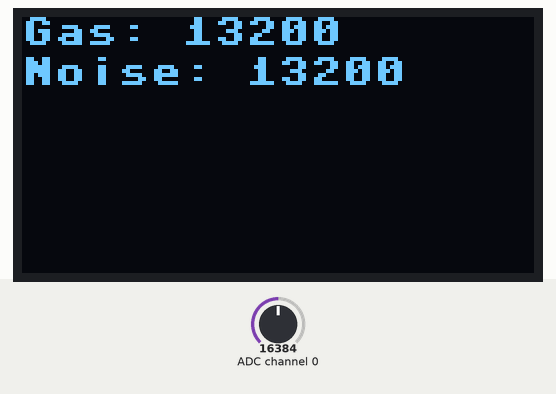
This program was run on a simulated MicroPython board. Shown: 128×64 one-colour display. Inputs (shaded band) come from the test bench; at power-on: ADC channel 0 = 16384 (analog values on the 0–32767 scale). WiFi joins after 1.5 s; library files of the repository ran but are not shown: bme280.py, tsl2561.py; what the program prints to the serial console is not drawn.

Above: at 2.8 s.
2.9 s: ADC channel 0 set to 22936
At 4.1 s:
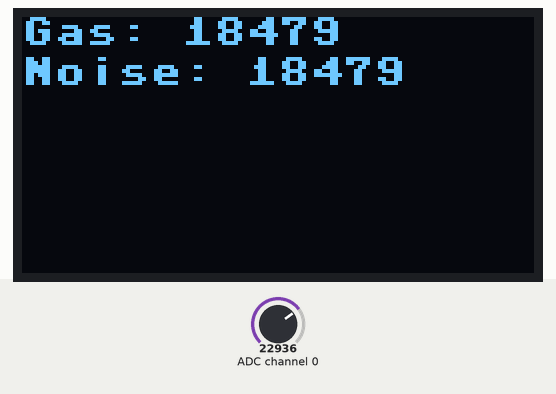
4.8 s: ADC channel 0 set to 28834
At 6.0 s:
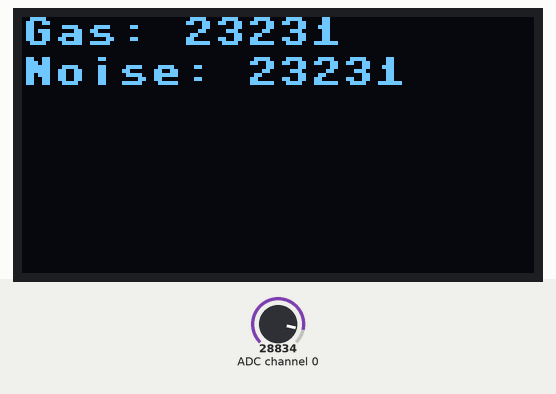
6.5 s: ADC channel 0 set to 32767
At 7.9 s:
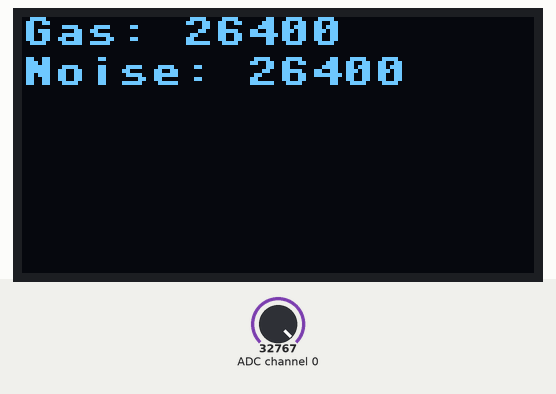
Timing chart, 0 to 9.5 s (numbered marks = the images above; inputs shaded):
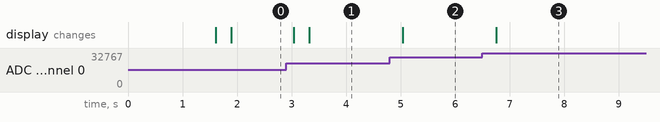

The program:

main.py
```python
import machine
import ssd1306
import ads1x15
import bme280
import tsl2561

SCL_PIN = 5
SDA_PIN = 4
I2C_FREQ = 100000
ADC_ADDR = 0x48
DISPLAY_WIDTH = 128
DISPLAY_HEIGHT = 64

def main():
    """The main loop of the program."""
    oled, adc = init()

    while True:
        gas = adc.read(0)
        noise = adc.read(1)

        oled.fill(0)
        oled.text(str.format("Gas: {}", gas), 0, 0)
        oled.text(str.format("Noise: {}", noise), 0, 10)
        oled.show()


def init():
    """Initialize required IO objects."""
    i2c = machine.I2C(scl=machine.Pin(SCL_PIN), sda=machine.Pin(SDA_PIN), freq=I2C_FREQ)
    oled = ssd1306.SSD1306_I2C(DISPLAY_WIDTH, DISPLAY_HEIGHT, i2c)
    adc = ads1x15.ADS1115(i2c, ADC_ADDR)
    return oled, adc


if __name__ == '__main__':
    main()
```

boot.py
```python
# This file is executed on every boot (including wake-boot from deepsleep)
#import esp
#esp.osdebug(None)
import gc
#import webrepl
#webrepl.start()
gc.collect()


def do_connect():
    import network
    sta_if = network.WLAN(network.STA_IF)
    if not sta_if.isconnected():
        print('connecting to network...')
        sta_if.active(True)
        sta_if.connect('AddyN', 'fork Zr97 t0G2 VfP5')
        while not sta_if.isconnected():
            pass
    print('network config:', sta_if.ifconfig())


do_connect()
```

Measured:
- after the input at 2.9 s, the display: first changes after 0.14 s (image 1 shows a later state)
- after the input at 4.8 s, the display: changes after 0.24 s (image 2)
- after the input at 6.5 s, the display: changes after 0.25 s (image 3)
